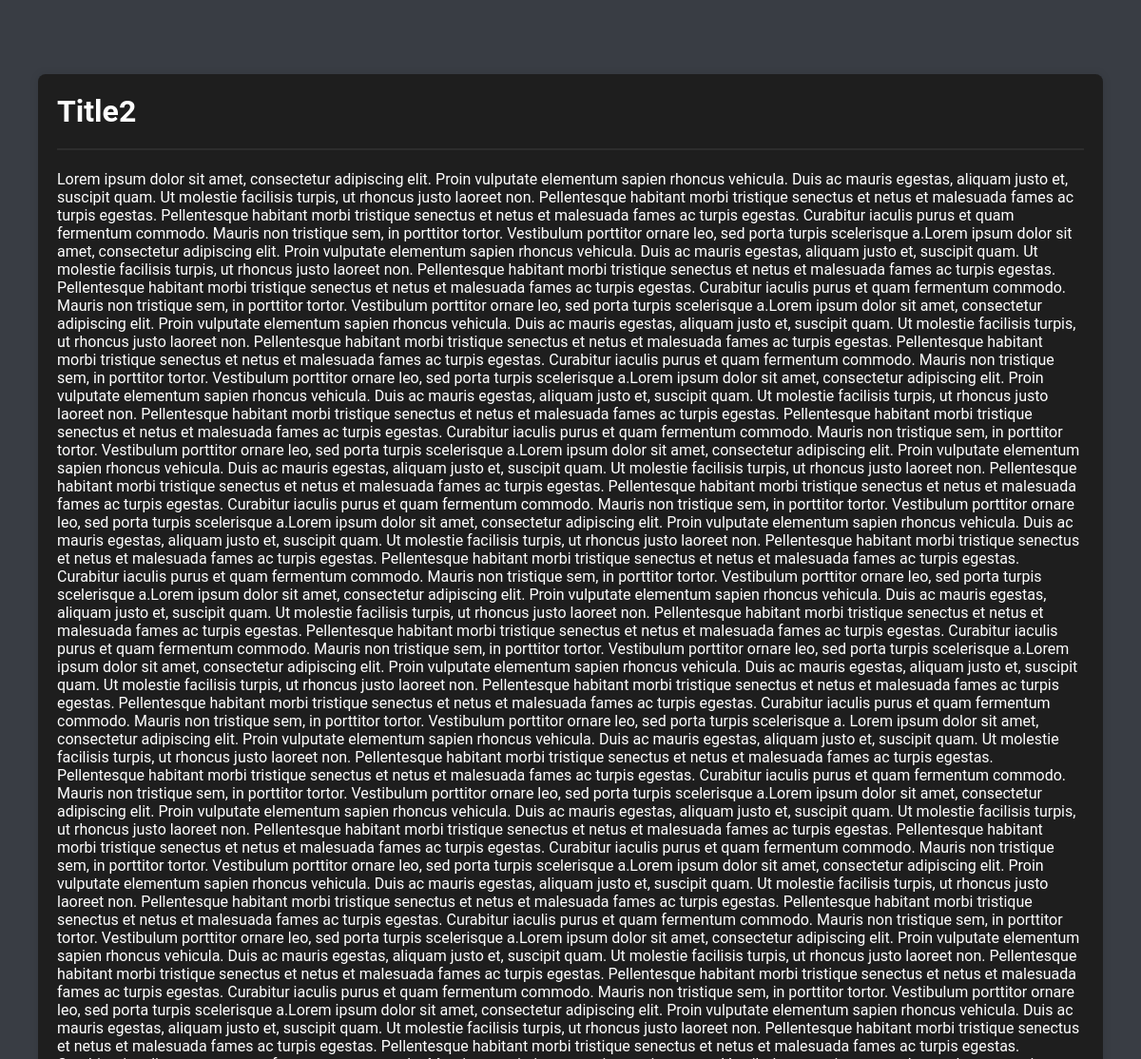
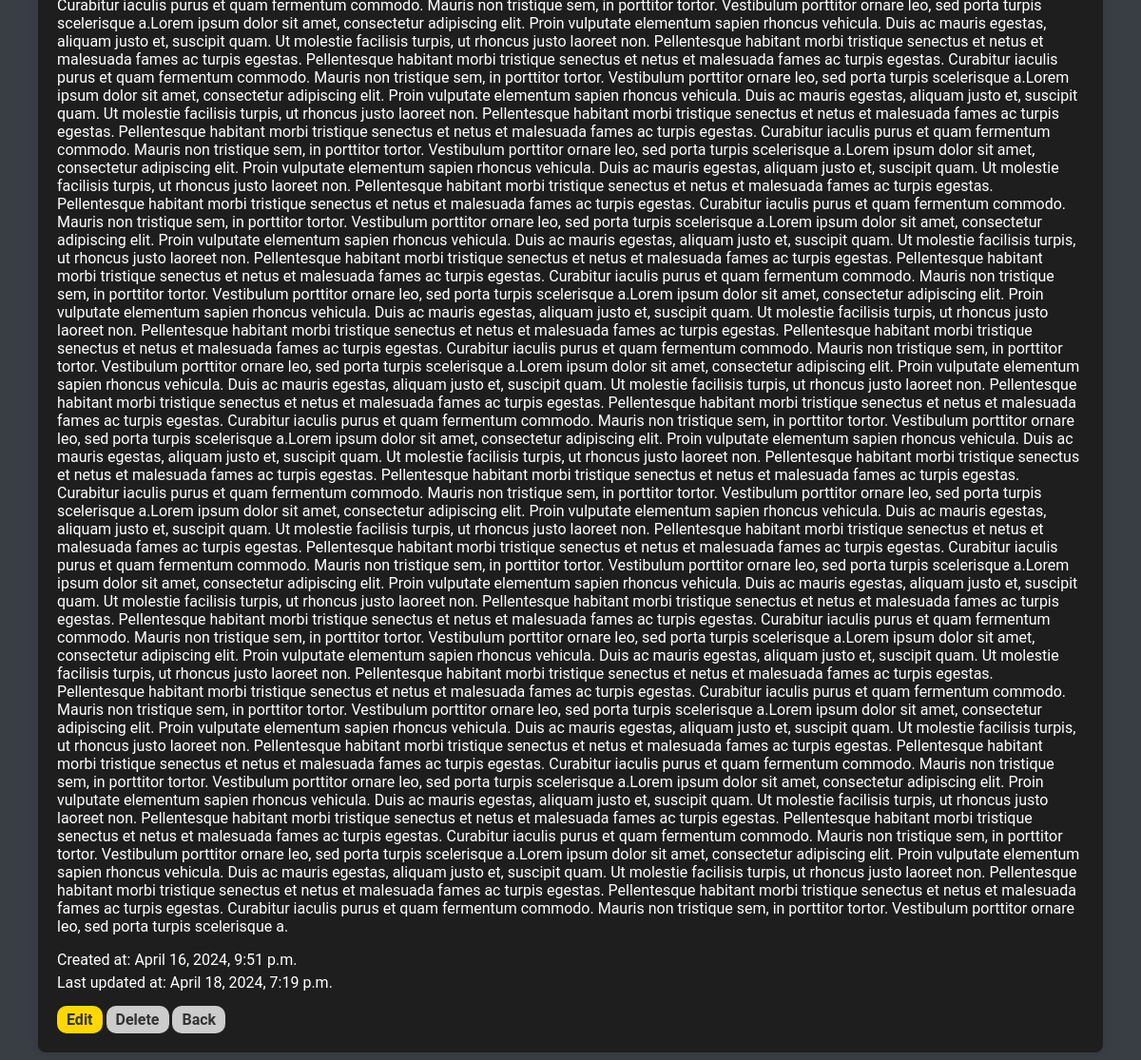
Screenshot of /72/ with the database file from the repository (2 pictures, top to bottom).
### Note/models.py (models this page shows, shortened)
class Note(models.Model):
    title = models.CharField(max_length=100)
    content = models.TextField()
    created_at = models.DateTimeField(auto_now_add=True)
    updated_at = models.DateTimeField(auto_now=True)
    class Meta:
        db_table = 'note'

### Note/views.py (the view)
# urls.py: path('<int:pk>/', views.NoteDetail.as_view(), name='note_detail'),
class NoteDetail(DetailView):
    model = Note
    template_name = 'note_detail.html'

### Note/templates/note_detail.html (shortened to what this page needs)
{% load static %}
<!DOCTYPE html>
<html lang="en">
<head>
    <link rel="stylesheet" type="text/css" href="{% static 'global.css' %}" id="theme-style">
</head>
<body>
    <div class="container">
        <h1>{{ note.title }}</h1>
        <div class="note-data">
            <p>{{ note.content }}</p>
            <p class="note-creation-date">Created at: {{ note.created_at }}</p>
            <p class="note-last-update">Last updated at: {{ note.updated_at }}</p>
        </div>
        <a class="button link-button" href="{% url 'note_update' note.pk %}">Edit</a>
        <a class="button link-button delete-button" href="{% url 'note_delete' object.pk %}">Delete</a>
        <a class="button link-button delete-button" href="{% url 'note_list' %}">Back</a>
    </div>
</body>
</html>

### static/global.css (style rules this page uses)
body, html { margin: 0; padding: 0; height: 100%; }
body { font-family: 'Roboto', sans-serif; background-color: #393d44; color: #fff; margin: 0; padding: 0; display: flex; justify-content: center; align-items: center; }
.container { width: 90%; margin: auto; padding: 20px; background-color: #1e1e1e; border-radius: 8px; box-shadow: 0 0 10px rgba(0, 0, 0, 0.1); }
.note-data { border-top: 2px solid #2d2d2d; padding-top: 0px; margin-bottom: 500px; overflow-y: auto; max-height: calc(100vh - 300px); }
h1 { margin-top: 0; margin-bottom: 20px; font-size: 32px; }
.note-info h2, .note-data { padding-top: 5px; margin-bottom: 10px; }
.note-info p, .note-creation-date, .note-last-update { margin: 0; padding-bottom: 5px; }
.button { font-family: 'Roboto', sans-serif; display: inline-block; padding: 5px 10px; background-color: #ffd700; color: #333; text-decoration: none; border: none; border-radius: 10px; cursor: pointer; transition: background-color 0.3s ease; font-family: inherit; font-size: inherit; font-weight: bold; }
.cancel-button, .delete-button, .back-button { background-color: #ccc; }

### rows the page displays
Note: title "Title2", content "Lorem ipsum dolor sit amet, consectetur adipiscing elit. Proin vulputate elementum sapien rhoncus vehicula. Duis ac mauris egestas, aliquam justo et, suscipit quam. Ut molestie facilisis turpis, ut rhoncus justo laoreet non. Pellentesque habitant morbi tristique senectus et netus et malesuada fames ac turpis egestas. Pellentesque habitant morbi tristique senectus et netus et malesuada fames ac turpis egestas. Curabitur iaculis purus et quam fermentum commodo. Mauris non tristique sem, in porttitor tortor. Vestibulum porttitor ornare leo, sed porta turpis scelerisque a.Lorem ipsum dolor sit amet, consectetur adipiscing elit. Proin vulputate elementum sapien rhoncus vehicula. Duis ac mauris…", created_at "April 16, 2024, 9:51 p.m.", updated_at "April 18, 2024, 7:19 p.m."
